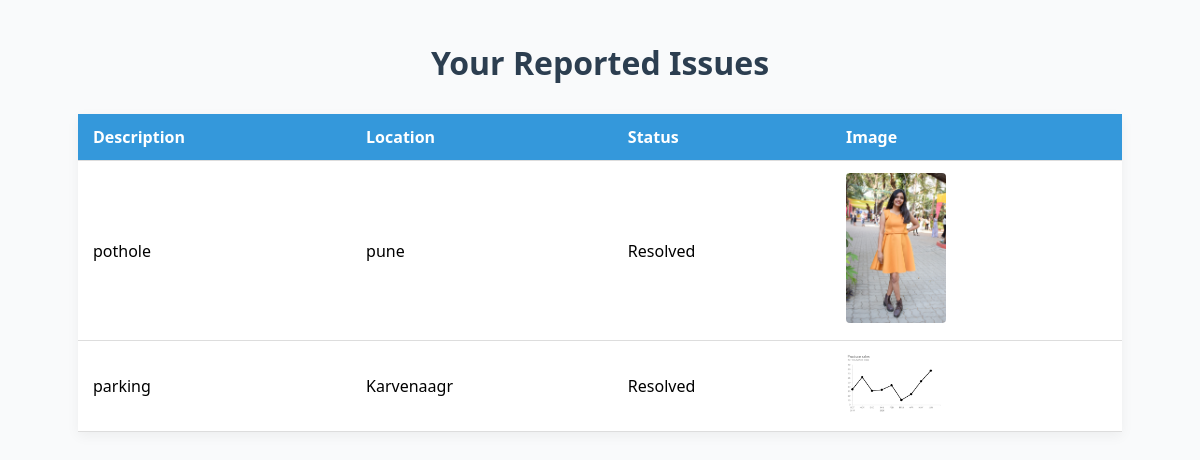
/my_issues (signed in), run on the app's committed database.
### tables this page shows
CREATE TABLE issues (
        id INTEGER PRIMARY KEY AUTOINCREMENT,
        user_id INTEGER,
        location TEXT,
        description TEXT,
        image_path TEXT,
        status TEXT DEFAULT 'Pending',
        FOREIGN KEY(user_id) REFERENCES users(id)
    );

### app.py (the view)
@app.route('/my_issues')
def my_issues():
    if 'user_id' not in session:
        return redirect(url_for('user_login'))
    conn = sqlite3.connect('site_data.db')
    cursor = conn.cursor()
    cursor.execute("SELECT location, description, image_path, status FROM issues WHERE user_id = ?", (session['user_id'],))
    issues = cursor.fetchall()
    conn.close()
    return render_template('user_issues.html', issues=issues)

### templates/user_issues.html (shortened to what this page needs)
<!DOCTYPE html>
<html>
<head>
</head>
<body>
    <h1>Your Reported Issues</h1>
    {% if issues %}
        <table>
            <tr>
                <th>Description</th>
                <th>Location</th>
                <th>Status</th>
                <th>Image</th>
            </tr>
            {% for issue in issues %}
            <tr>
                <td>{{ issue[1] }}</td>
                <td>{{ issue[0] }}</td>
                <td>{{ issue[3] }}</td>
                <td>
                    {% if issue[2] %}
                        <img src="{{ url_for('static', filename='uploads/' ~ issue[2]) }}" alt="Issue Image">
                    {% else %}
                        No image
                    {% endif %}
                </td>
            </tr>
            {% endfor %}
        </table>
    {% else %}
        <p>No issues reported yet.</p>
    {% endif %}
</body>
</html>

### templates/user_issues.html (style rules this page uses)
body { font-family: 'Segoe UI', Tahoma, Geneva, Verdana, sans-serif; background-color: #f9fafb; margin: 0; padding: 20px; }
h1 { text-align: center; color: #2c3e50; margin-bottom: 30px; }
table { width: 90%; margin: auto; border-collapse: collapse; background-color: #ffffff; box-shadow: 0 4px 12px rgba(0, 0, 0, 0.05); }
th, td { padding: 12px 15px; text-align: left; border-bottom: 1px solid #ddd; }
th { background-color: #3498db; color: white; }
img { border-radius: 4px; max-width: 100px; }

### data on the page
issues: description "pothole", location "pune", status "Resolved", image_path (picture)
issues: description "parking", location "Karvenaagr", status "Resolved", image_path (picture)
